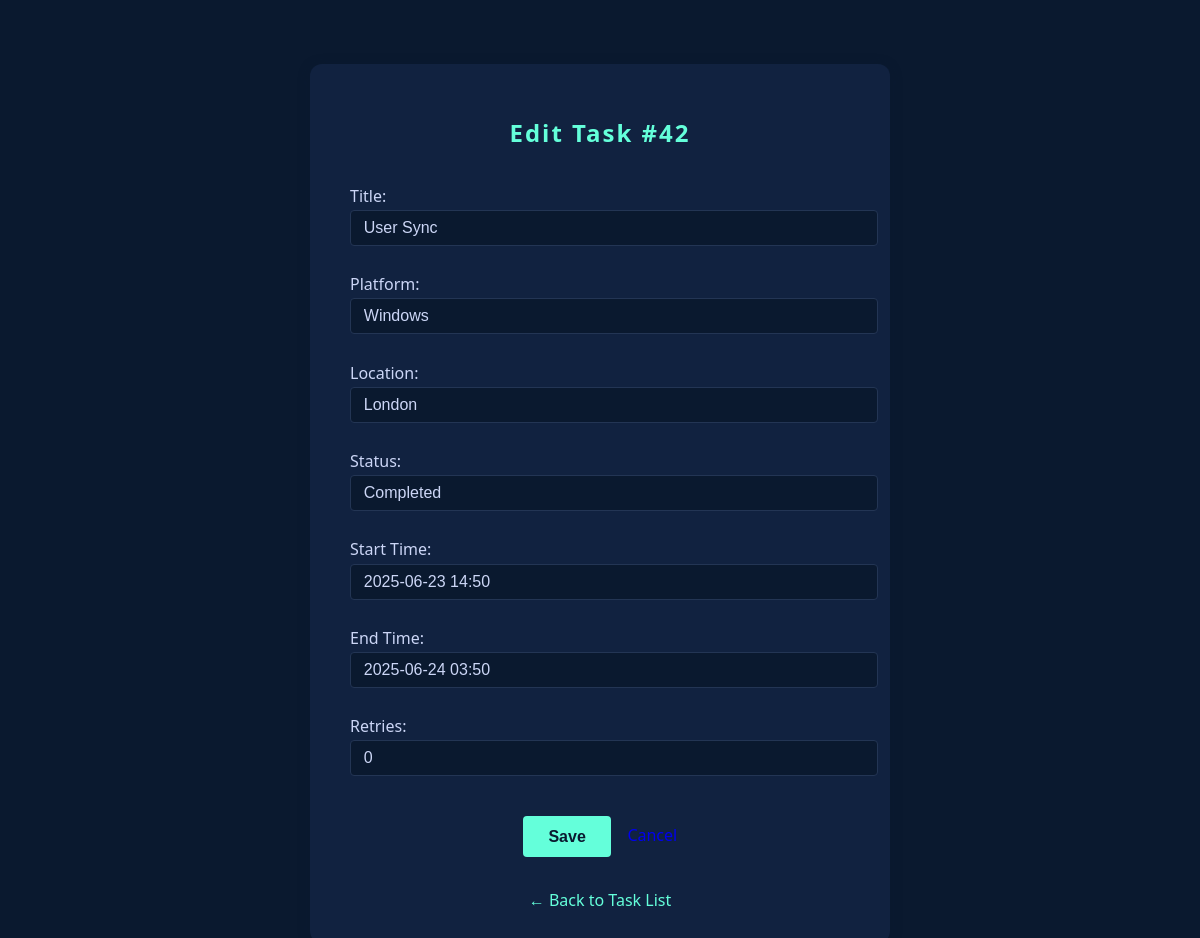
Page /tasks/42/edit/ (signed in) on the committed database.
### main/models.py (models this page shows, shortened)
class Task(models.Model):
    title = models.CharField(max_length=100, default="System Update")
    platform = models.CharField(max_length=100)
    location = models.CharField(max_length=100)
    status = models.CharField(max_length=50)
    start_time = models.CharField(max_length=100)
    end_time = models.CharField(max_length=100, null=True, blank=True)
    retries = models.IntegerField(default=0)

### main/views.py (the view, shortened to what this page needs)
# urls.py: path('tasks/<int:task_id>/edit/', views.edit_task, name='edit_task'),
@login_required
def edit_task(request, task_id):
    task = get_object_or_404(Task, id=task_id)
    if not request.user.is_superuser:
        return redirect('task_list')
    return render(request, 'main/edit_task.html', {'task': task})

### main/templates/main/edit_task.html (shortened to what this page needs)
<!DOCTYPE html>
<html>
<head>
</head>
<body>
    <div class="edit-container">
        <h2>Edit Task #{{ task.id }}</h2>
        <form method="post">
            <label>Title:
                <input type="text" name="title" value="{{ task.title }}" required>
            </label>
            <label>Platform:
                <input type="text" name="platform" value="{{ task.platform }}" required>
            </label>
            <label>Location:
                <input type="text" name="location" value="{{ task.location }}" required>
            </label>
            <label>Status:
                <input type="text" name="status" value="{{ task.status }}" required>
            </label>
            <label>Start Time:
                <input type="text" name="start_time" value="{{ task.start_time }}" required>
            </label>
            <label>End Time:
                <input type="text" name="end_time" value="{{ task.end_time }}">
            </label>
            <label>Retries:
                <input type="number" name="retries" value="{{ task.retries }}" min="0">
            </label>
            <div class="action-btns">
                <button type="submit">Save</button>
                <a href="{% url 'task_list' %}" class="cancel-btn button" style="text-decoration:none;line-height:2.4em;">Cancel</a>
            </div>
        </form>
        <a href="{% url 'task_list' %}" class="back-link">&larr; Back to Task List</a>
    </div>
</body>
</html>

### main/templates/main/edit_task.html (style rules this page uses)
body { background: #0a192f; color: #ccd6f6; font-family: 'Segoe UI', Arial, sans-serif; margin: 0; padding: 0; }
.edit-container { background: #112240; max-width: 500px; margin: 4em auto 0 auto; border-radius: 12px; box-shadow: 0 2px 12px rgba(10,25,47,0.4); padding: 2em 2.5em; }
h2 { color: #64ffda; text-align: center; margin-bottom: 1.5em; letter-spacing: 2px; }
label { color: #ccd6f6; font-weight: 500; display: block; margin-bottom: 0.7em; }
input[type="text"], input[type="number"] { background: #0a192f; color: #ccd6f6; border: 1px solid #233554; border-radius: 4px; padding: 0.5em 0.8em; width: 100%; margin-top: 0.2em; margin-bottom: 1em; font-size: 1em; }
.action-btns { display: flex; gap: 1em; justify-content: center; margin-top: 1.5em; }
button { background: #64ffda; color: #0a192f; border: none; border-radius: 4px; padding: 0.7em 1.6em; font-weight: 600; cursor: pointer; font-size: 1em; transition: background 0.2s; }
a.back-link { display: block; text-align: center; margin-top: 2em; color: #64ffda; text-decoration: none; font-weight: 500; transition: color 0.2s; }

### rows in the picture
Task: id "42", title "User Sync", platform "Windows", location "London", status "Completed", start_time "2025-06-23 14:50", end_time "2025-06-24 03:50", retries "0"
